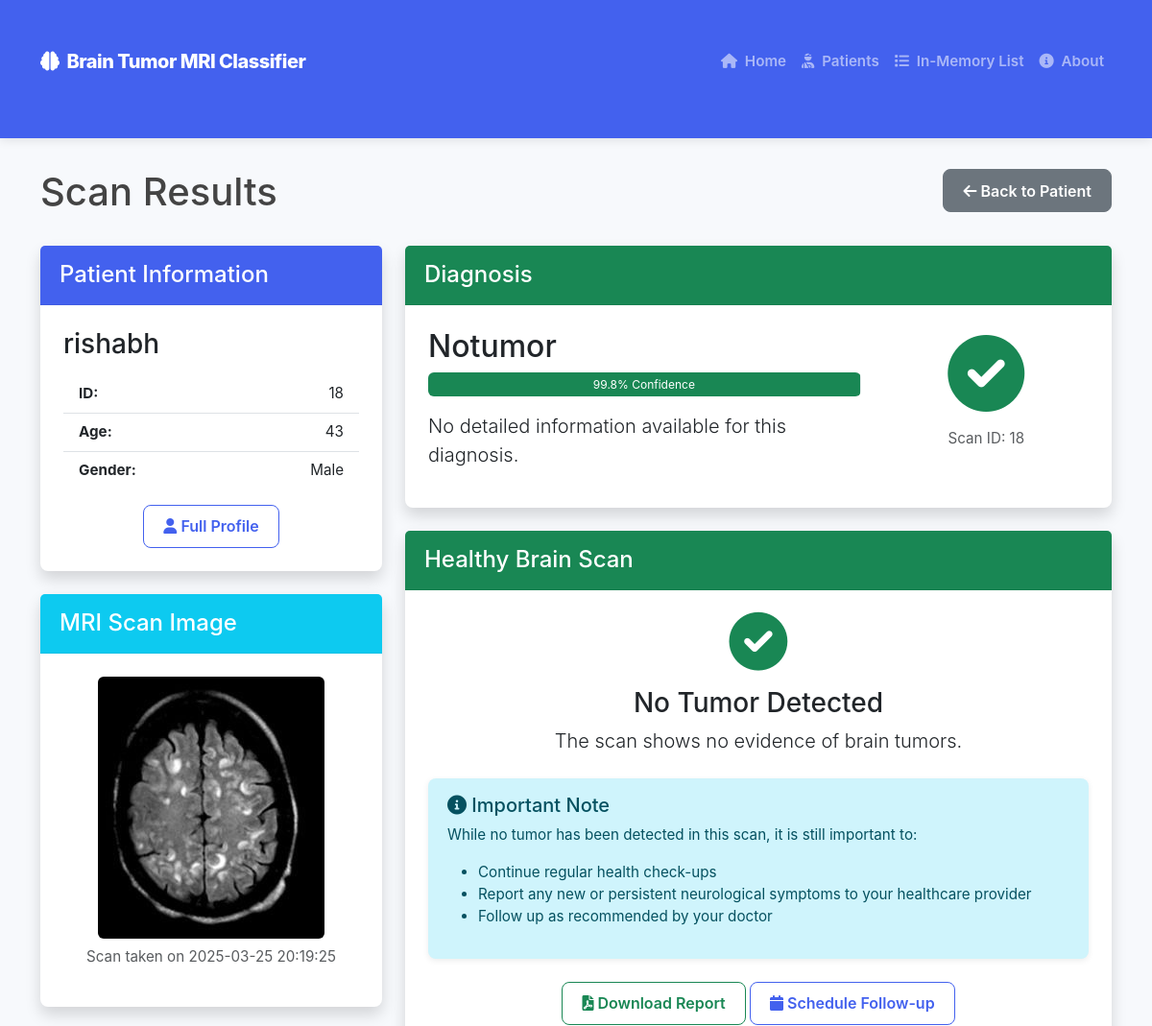
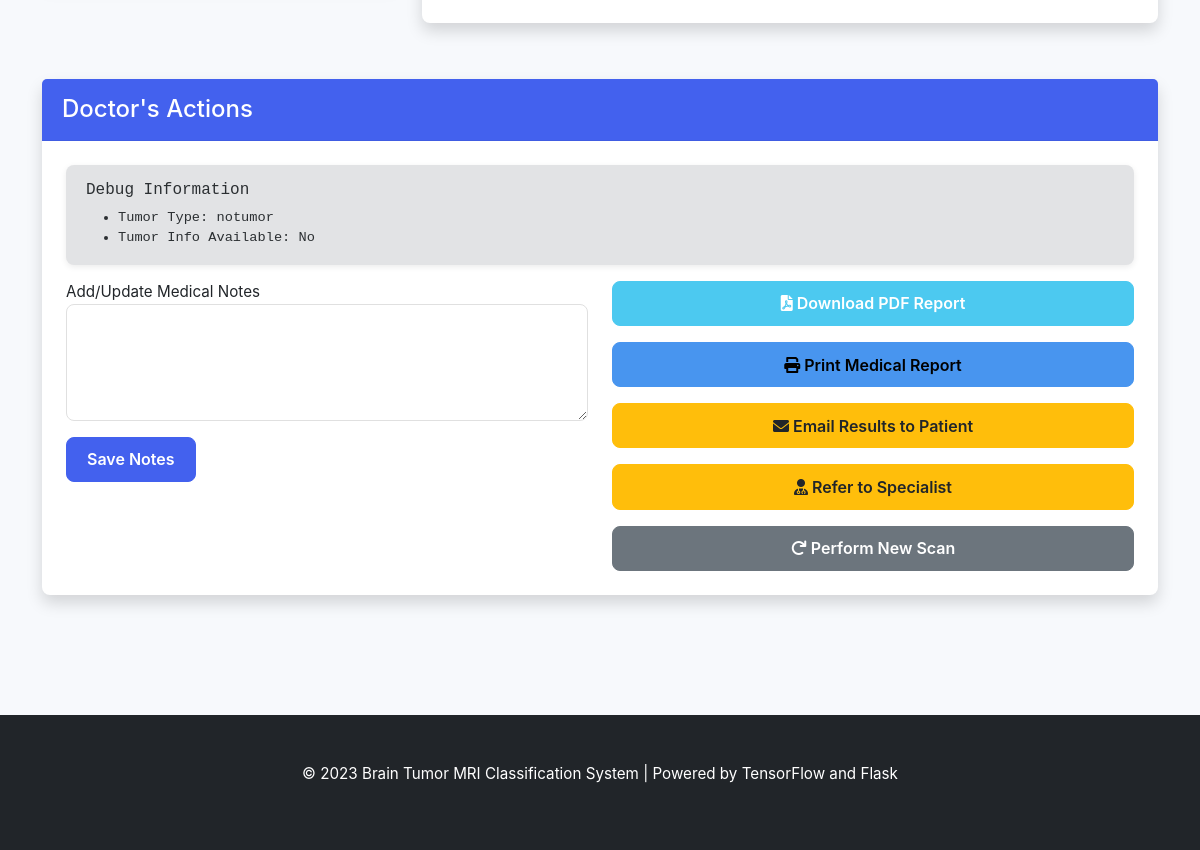
The app's page /scans/18 with its own data (2 pictures, top to bottom).
### tables this page shows
CREATE TABLE patients (
            id INTEGER PRIMARY KEY AUTOINCREMENT,
            name TEXT NOT NULL,
            age INTEGER NOT NULL,
            gender TEXT NOT NULL,
            contact TEXT,
            email TEXT,
            address TEXT,
            medical_history TEXT,
            created_at TIMESTAMP DEFAULT CURRENT_TIMESTAMP
        );

CREATE TABLE scans (
            id INTEGER PRIMARY KEY AUTOINCREMENT,
            patient_id INTEGER NOT NULL,
            scan_date TIMESTAMP DEFAULT CURRENT_TIMESTAMP,
            image_path TEXT NOT NULL,
            tumor_type TEXT,
            confidence REAL,
            doctor_notes TEXT,
            additional_info TEXT,
            FOREIGN KEY (patient_id) REFERENCES patients (id)
        );

### app.py (the view, shortened to what this page needs)
@app.route('/scans/<int:scan_id>')
def scan_detail(scan_id):
    if not patient_module_loaded:
        flash("Required functionality is not available.")
        return redirect(url_for('index'))
    scan = get_scan(scan_id)
    if not scan:
        flash("Scan not found.")
        return redirect(url_for('patients'))
    patient = get_patient(scan['patient_id'])
    if not patient:
        flash("Patient not found.")
        return redirect(url_for('patients'))
    tumor_info = None
    return render_template('scan_detail.html', scan=scan, patient=patient, tumor_info=tumor_info)

### app.py (called while the page is built)
@app.context_processor
def utility_functions():
    def path_exists(path):
        return os.path.exists(path)
    return dict(path_exists=path_exists)

### app/models/patient.py (called while the page is built)
def get_patient(patient_id):
    conn = None
    try:
        conn = sqlite3.connect(DB_PATH)
        conn.row_factory = sqlite3.Row
        cursor = conn.cursor()
        cursor.execute('SELECT * FROM patients WHERE id = ?', (patient_id,))
        patient = cursor.fetchone()
        if patient:
            return dict(patient)
        return None
    except Exception as e:
        logger.error(f"Error retrieving patient {patient_id}: {e}")
        return None
    finally:
        if conn:
            conn.close()

def get_scan(scan_id):
    conn = None
    try:
        conn = sqlite3.connect(DB_PATH)
        conn.row_factory = sqlite3.Row
        cursor = conn.cursor()
        cursor.execute('SELECT * FROM scans WHERE id = ?', (scan_id,))
        scan = cursor.fetchone()
        if scan:
            return dict(scan)
        return None
    except Exception as e:
        logger.error(f"Error retrieving scan {scan_id}: {e}")
        return None
    finally:
        if conn:
            conn.close()

### app/templates/scan_detail.html (shortened to what this page needs)
{% extends "base.html" %}
{% block content %}
<div class="container">
    <div class="row mb-4">
        <div class="col-md-8">
            <h1>Scan Results</h1>
        </div>
        <div class="col-md-4 text-end">
            <a href="{{ url_for('patient_detail', patient_id=patient.id) }}" class="btn btn-secondary">
                <i class="fa fa-arrow-left"></i> Back to Patient
            </a>
        </div>
    </div>
    {% if scan and patient %}
    <div class="row">
        <div class="col-md-4 mb-4">
            <div class="card shadow mb-4">
                <div class="card-header bg-primary text-white">
                    <h4 class="card-title mb-0">Patient Information</h4>
                </div>
                <div class="card-body">
                    <h3 class="mb-3">{{ patient.name }}</h3>
                    <ul class="list-group list-group-flush">
                        <li class="list-group-item d-flex justify-content-between">
                            <span class="fw-bold">ID:</span>
                            <span>{{ patient.id }}</span>
                        </li>
                        <li class="list-group-item d-flex justify-content-between">
                            <span class="fw-bold">Age:</span>
                            <span>{{ patient.age }}</span>
                        </li>
                        <li class="list-group-item d-flex justify-content-between">
                            <span class="fw-bold">Gender:</span>
                            <span>{{ patient.gender }}</span>
                        </li>
                    </ul>
                    <div class="mt-3 text-center">
                        <a href="{{ url_for('patient_detail', patient_id=patient.id) }}" class="btn btn-outline-primary">
                            <i class="fa fa-user"></i> Full Profile
                        </a>
                    </div>
                </div>
            </div>
            <div class="card shadow">
                <div class="card-header bg-info text-white">
                    <h4 class="card-title mb-0">MRI Scan Image</h4>
                </div>
                <div class="card-body text-center">
                    <img src="{{ url_for('static', filename=scan.image_path) }}"
                         alt="MRI Scan" class="img-fluid rounded">
                    <p class="mt-2 text-muted">
                        {% if scan.scan_date is defined %}
                            {% if scan.scan_date is string %}
                                Scan taken on {{ scan.scan_date }}
                            {% else %}
                                Scan taken on {{ scan.scan_date.strftime('%Y-%m-%d %H:%M') }}
                            {% endif %}
                        {% elif scan.date is defined %}
                            {% if scan.date is string %}
                                Scan taken on {{ scan.date }}
                            {% else %}
                                Scan taken on {{ scan.date.strftime('%Y-%m-%d %H:%M') if scan.date else 'Unknown date' }}
                            {% endif %}
                        {% else %}
                            Scan date not available
                        {% endif %}
                    </p>
                </div>
            </div>
        </div>
        <div class="col-md-8 mb-4">
            <div class="card shadow mb-4">
                <div class="card-header {{ 'bg-success' if scan.tumor_type == 'notumor' else 'bg-warning' }} text-white">
                    <h4 class="card-title mb-0">Diagnosis</h4>
                </div>
                <div class="card-body">
                    <div class="row">
                        <div class="col-md-8">
                            <h2>
                                {% if scan.tumor_type %}
                                {{ scan.tumor_type|title }}
                                {% else %}
                                No diagnosis available
                                {% endif %}
                            </h2>
                            {% if scan.confidence %}
                            <div class="progress mt-2 mb-3" style="height: 25px;">
                                <div class="progress-bar {{ 'bg-success' if scan.confidence > 0.8 else 'bg-warning' }}"
                                     role="progressbar"
                                     style="width: {{ scan.confidence * 100 }}%"
                                     aria-valuenow="{{ scan.confidence * 100 }}"
                                     aria-valuemin="0"
                                     aria-valuemax="100">
                                    {{ "%.1f"|format(scan.confidence * 100) }}% Confidence
                                </div>
                            </div>
                            {% endif %}
                            <p class="lead">
                                {{ tumor_info.description if tumor_info else "No detailed information available for this diagnosis." }}
                            </p>
                        </div>
                        <div class="col-md-4 text-center">
                            <div class="display-1 mb-2">
                                {% if scan.tumor_type == 'glioma' %}
                                <i class="fa fa-brain text-danger"></i>
                                {% elif scan.tumor_type == 'meningioma' %}
                                <i class="fa fa-brain text-warning"></i>
                                {% elif scan.tumor_type == 'pituitary' %}
                                <i class="fa fa-brain text-info"></i>
                                {% elif scan.tumor_type == 'notumor' %}
                                <i class="fa fa-check-circle text-success"></i>
                                {% else %}
                                <i class="fa fa-question-circle text-secondary"></i>
                                {% endif %}
                            </div>
                            <div class="mt-2">
                                <p class="text-muted">Scan ID: {{ scan.id }}</p>
                            </div>
                        </div>
                    </div>
                </div>
            </div>
            {% if scan.tumor_type == 'notumor' %}
            <div class="card shadow">
                <div class="card-header bg-success text-white">
                    <h4 class="card-title mb-0">Healthy Brain Scan</h4>
                </div>
                <div class="card-body">
                    <div class="text-center mb-4">
                        <i class="fa fa-check-circle fa-4x text-success"></i>
                        <h3 class="mt-3">No Tumor Detected</h3>
                        <p class="lead">The scan shows no evidence of brain tumors.</p>
                    </div>
                    <div class="alert alert-info">
                        <h5><i class="fa fa-info-circle"></i> Important Note</h5>
                        <p>
                            While no tumor has been detected in this scan, it is still important to:
                        </p>
                        <ul>
                            <li>Continue regular health check-ups</li>
                            <li>Report any new or persistent neurological symptoms to your healthcare provider</li>
                            <li>Follow up as recommended by your doctor</li>
                        </ul>
                    </div>
                    <div class="mt-4 text-center">
                        <a href="{{ url_for('generate_report', scan_id=scan.id) }}" class="btn btn-outline-success">
                            <i class="fa fa-file-pdf"></i> Download Report
                        </a>
                        <a href="#" class="btn btn-outline-primary">
                            <i class="fa fa-calendar"></i> Schedule Follow-up
                        </a>
                    </div>
                </div>
            </div>
            {% endif %}
        </div>
    </div>
    <div class="row mt-2">
        <div class="col-12">
            <div class="card shadow">
                <div class="card-header bg-primary text-white">
                    <h4 class="card-title mb-0">Doctor's Actions</h4>
                </div>
                <div class="card-body">
                    <div class="alert alert-secondary mb-3" style="font-family: monospace; font-size: 0.9em;">
                        <h6>Debug Information</h6>
                        <ul class="mb-0">
                            <li>Tumor Type: {{ scan.tumor_type if scan.tumor_type else 'Not available' }}</li>
                            <li>Tumor Info Available: {{ 'Yes' if tumor_info else 'No' }}</li>
                        </ul>
                    </div>
                    <div class="row">
                        <div class="col-md-6">
                            <form method="POST" action="{{ url_for('update_scan_notes', scan_id=scan.id) }}">
                                <div class="form-group mb-3">
                                    <label for="doctor_notes">Add/Update Medical Notes</label>
                                    <textarea class="form-control" id="doctor_notes" name="doctor_notes" rows="4">{{ scan.doctor_notes or '' }}</textarea>
                                </div>
                                <button type="submit" class="btn btn-primary">Save Notes</button>
                            </form>
                        </div>
                        <div class="col-md-6">
                            <div class="d-grid gap-2">
                                <a href="{{ url_for('generate_report', scan_id=scan.id) }}" class="btn btn-success mb-2">
                                    <i class="fa fa-file-pdf"></i> Download PDF Report
                                </a>
                                <button id="print-report-btn" data-scan-id="{{ scan.id }}" class="btn btn-info mb-2">
                                    <i class="fa fa-print"></i> Print Medical Report
                                </button>
                                <a href="#" class="btn btn-warning mb-2">
                                    <i class="fa fa-envelope"></i> Email Results to Patient
                                </a>
                                <a href="#" class="btn btn-warning mb-2">
                                    <i class="fa fa-user-md"></i> Refer to Specialist
                                </a>
                                <a href="{{ url_for('scan_patient', patient_id=patient.id) }}" class="btn btn-secondary">
                                    <i class="fa fa-redo"></i> Perform New Scan
                                </a>
                            </div>
                        </div>
                    </div>
                </div>
            </div>
        </div>
    </div>
    {% else %}
    <div class="alert alert-danger">
        Scan data not found. <a href="{{ url_for('patients') }}" class="alert-link">Return to patient list</a>
    </div>
    {% endif %}
</div>
{% endblock %}

### app/static/css/style.css (style rules this page uses)
:root { --primary-color: #4361ee; --secondary-color: #3f37c9; --success-color: #4cc9f0; --danger-color: #f72585; --warning-color: #ffbe0b; --info-color: #4895ef; --light-color: #f8f9fa; --dark-color: #212529; --border-radius: 0.5rem; --box-shadow: 0 0.5rem 1rem rgba(0, 0, 0, 0.15); }
body { font-family: 'Nunito', -apple-system, BlinkMacSystemFont, 'Segoe UI', Roboto, 'Helvetica Neue', Arial, sans-serif; background-color: #f7f9fc; color: #444; font-size: 0.95rem; }
.card { border: none; box-shadow: 0 2px 6px rgba(0, 0, 0, 0.08); border-radius: var(--border-radius); margin-bottom: 1.5rem; transition: all 0.2s ease; }
.card-header { padding: 1rem 1.25rem; border-bottom: 1px solid rgba(0, 0, 0, 0.05); font-weight: 600; }
.card-body { padding: 1.5rem; }
.container { padding-top: 2rem; padding-bottom: 3rem; }
.form-control { border-radius: var(--border-radius); padding: 0.75rem 1rem; border: 1px solid #e0e0e0; font-size: 0.95rem; }
.btn { font-weight: 600; padding: 0.6rem 1.25rem; border-radius: var(--border-radius); transition: all 0.2s; }
.btn-primary { background-color: var(--primary-color); border-color: var(--primary-color); }
.btn-success { background-color: var(--success-color); border-color: var(--success-color); }
.btn-warning { background-color: var(--warning-color); border-color: var(--warning-color); color: #212529; }
.btn-info { background-color: var(--info-color); border-color: var(--info-color); }
.btn-outline-primary { border-color: var(--primary-color); color: var(--primary-color); }
.alert { border-radius: var(--border-radius); padding: 1rem 1.25rem; border: none; box-shadow: 0 2px 6px rgba(0, 0, 0, 0.08); }
.bg-primary { background-color: var(--primary-color) !important; }

### records on screen
patients: name "rishabh", id "18", age "43", gender "Male"
scans: image_path (picture), scan_date "2025-03-25 20:19:25", tumor_type "Notumor", scan.confidence*100 "99.8", id "18", tumor_type "notumor"

### other values on screen
{{ 'Yes' if tumor_info else 'No' }} "No"
